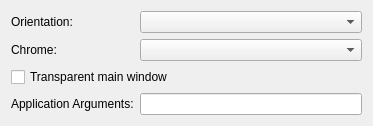
<?xml version="1.0" encoding="UTF-8"?>
<ui version="4.0">
 <class>Qnx::Internal::BarDescriptorEditorGeneralWidget</class>
 <widget class="QWidget" name="Qnx::Internal::BarDescriptorEditorGeneralWidget">
  <property name="geometry">
   <rect>
    <x>0</x>
    <y>0</y>
    <width>373</width>
    <height>112</height>
   </rect>
  </property>
  <property name="windowTitle">
   <string>Form</string>
  </property>
  <layout class="QFormLayout" name="formLayout">
   <item row="0" column="0">
    <widget class="QLabel" name="label_12">
     <property name="text">
      <string>Orientation:</string>
     </property>
    </widget>
   </item>
   <item row="0" column="1">
    <widget class="QComboBox" name="orientation"/>
   </item>
   <item row="1" column="0">
    <widget class="QLabel" name="label_13">
     <property name="text">
      <string>Chrome:</string>
     </property>
    </widget>
   </item>
   <item row="1" column="1">
    <widget class="QComboBox" name="chrome"/>
   </item>
   <item row="2" column="0" colspan="2">
    <widget class="QCheckBox" name="transparentMainWindow">
     <property name="text">
      <string>Transparent main window</string>
     </property>
    </widget>
   </item>
   <item row="3" column="0">
    <widget class="QLabel" name="label_14">
     <property name="text">
      <string>Application Arguments:</string>
     </property>
    </widget>
   </item>
   <item row="3" column="1">
    <widget class="QLineEdit" name="applicationArguments"/>
   </item>
  </layout>
 </widget>
 <resources/>
 <connections/>
</ui>
